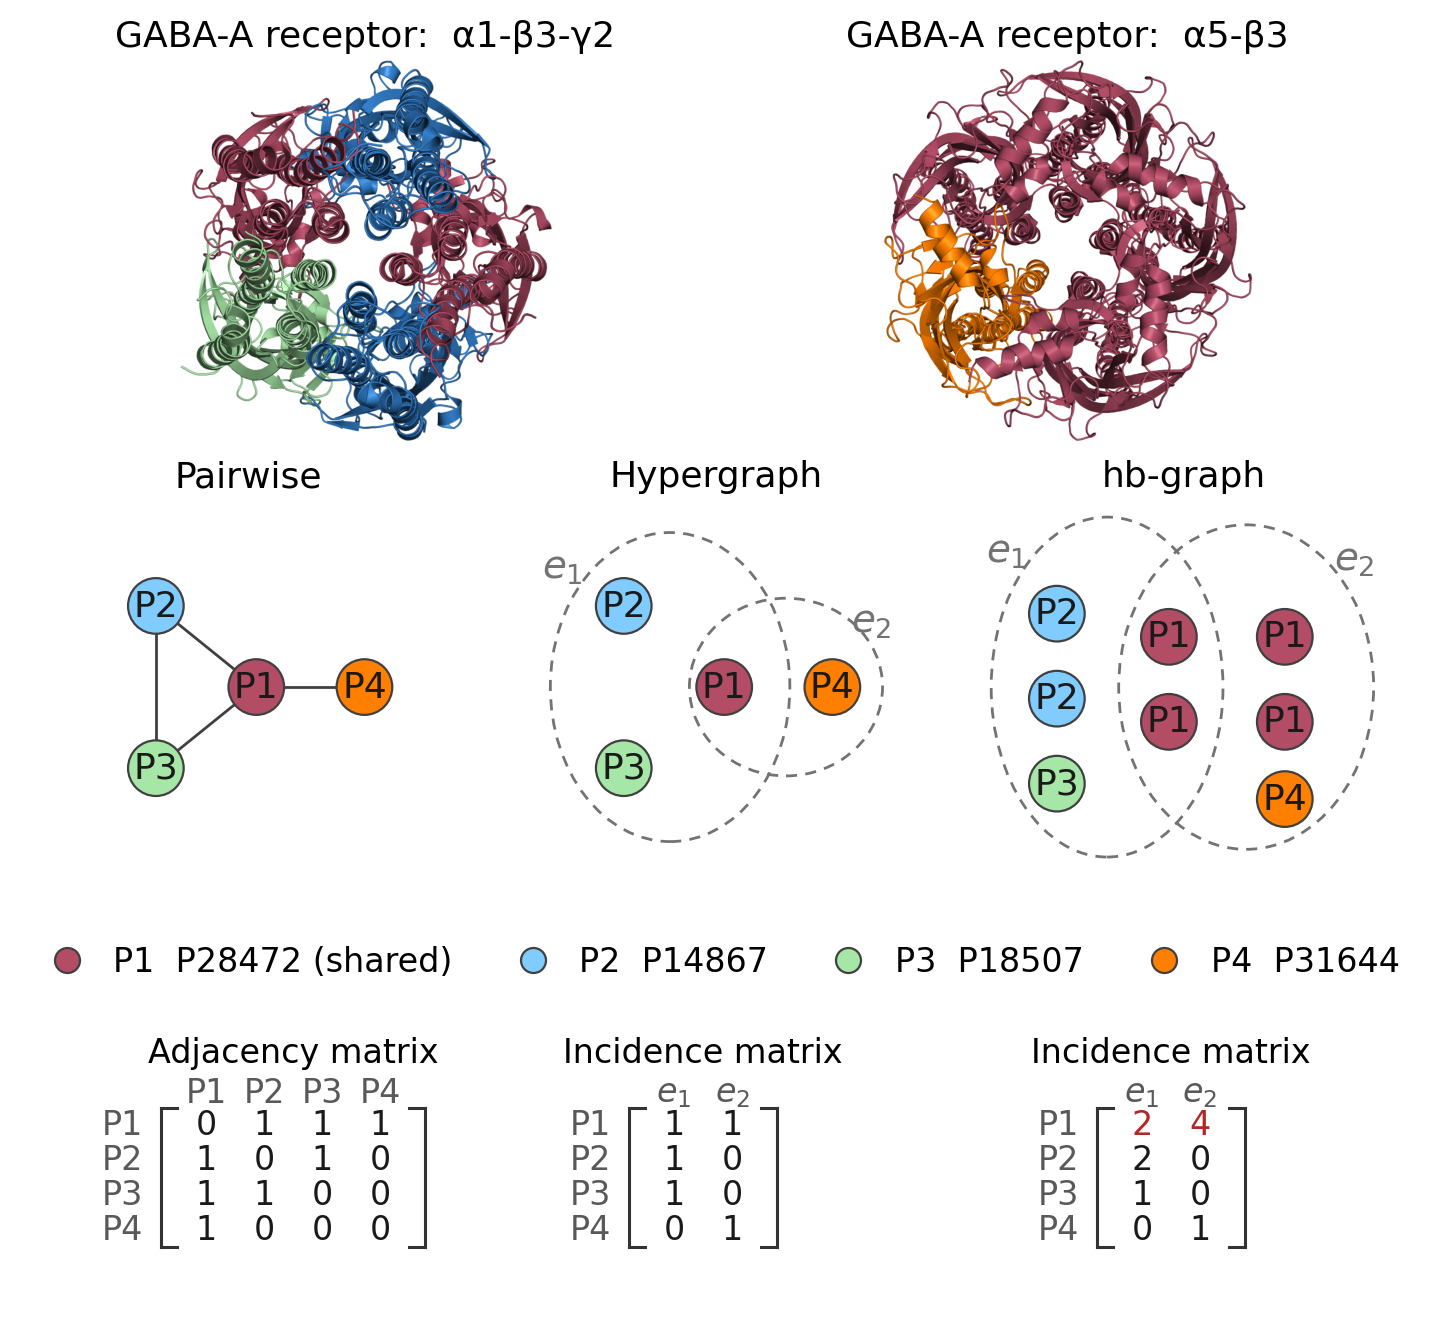

Python code for this plot:
# """
# Figure: structure -> representation -> matrix, for two GABA-A receptor complexes.

# Row 1  top-down PyMOL cartoon renders of CPX-2167 and CPX-8701
# Row 2  pairwise (merged projection) / hypergraph / hb-graph
# Row 3  adjacency matrix / incidence matrix / multiplicity-valued incidence matrix

# Proteins
#     P1  P28472  GABRB3  beta-3   shared, x2 in CPX-2167 and x4 in CPX-8701
#     P2  P14867  GABRA1  alpha-1  x2 in CPX-2167
#     P3  P18507  GABRG2  gamma-2  x1 in CPX-2167
#     P4  P31644  GABRA5  alpha-5  x1 in CPX-8701
# """

# import matplotlib
# matplotlib.use("Agg")
# import matplotlib.pyplot as plt
# from matplotlib.patches import Circle, Ellipse
# from matplotlib.lines import Line2D
# import matplotlib.image as mpimg
# import numpy as np
# from PIL import Image

# plt.rcParams.update({
#     "font.size": 12,
#     "axes.titlesize": 13,
#     "axes.labelsize": 12,
#     "xtick.labelsize": 12,
#     "ytick.labelsize": 12,
#     "font.family": "DejaVu Sans",
# })

# # PyMOL colours, so the panels match the renders exactly
# C_P1 = (0.70, 0.30, 0.40)   # raspberry, beta-3, shared
# C_P2 = (0.50, 0.80, 1.00)   # skyblue,  alpha-1
# C_P3 = (0.65, 0.90, 0.65)   # palegreen, gamma-2
# C_P4 = (1.00, 0.50, 0.00)   # orange, alpha-5

# EDGE = "0.25"
# DASH = "0.45"

# IMG1 = "/Users/anitaapplegarth/Documents/dphil/paper/cpx2167_6i53_topdown.png"
# IMG2 = "/Users/anitaapplegarth/Documents/dphil/paper/cpx8701_6a96_topdown.png"

# R = 0.058          # node radius in axes coords
# RS = 0.042         # smaller radius for the hb-graph copies


# def autocrop(path, pad=8):
#     """Trim the white border PyMOL leaves around the molecule."""
#     im = Image.open(path).convert("RGBA")
#     a = np.array(im)
#     opaque = a[:, :, 3] > 0
#     ink = (a[:, :, :3].sum(axis=2) < 720) & opaque
#     if not ink.any():
#         return np.array(im.convert("RGB"))
#     ys, xs = np.where(ink)
#     y0, y1 = max(ys.min() - pad, 0), min(ys.max() + pad, a.shape[0])
#     x0, x1 = max(xs.min() - pad, 0), min(xs.max() + pad, a.shape[1])
#     out = a[y0:y1, x0:x1]
#     rgb = out[:, :, :3].astype(float)
#     al = (out[:, :, 3:4].astype(float)) / 255.0
#     return (rgb * al + 255.0 * (1 - al)).astype("uint8")


# def node(ax, x, y, colour, label=None, r=R):
#     ax.add_patch(Circle((x, y), r, facecolor=colour, edgecolor=EDGE,
#                         linewidth=0.8, zorder=3))
#     if label:
#         ax.text(x, y, label, ha="center", va="center", fontsize=12,
#                 color="0.1", zorder=4)


# def blank(ax):
#     ax.set_xlim(0, 1)
#     ax.set_ylim(0, 1)
#     ax.set_aspect("equal")
#     ax.axis("off")


# def matrix(ax, rows, rowlabels, collabels, title):
#     """Draw a bracketed matrix with row and column labels."""
#     ax.set_xlim(0, 1)
#     ax.set_ylim(0, 1)
#     ax.axis("off")
#     ncol = len(rows[0])
#     nrow = len(rows)

#     x0, x1 = 0.34, 0.34 + 0.13 * ncol
#     ytop, ybot = 0.74, 0.74 - 0.135 * nrow
#     colx = [x0 + 0.13 * (j + 0.5) for j in range(ncol)]
#     rowy = [ytop - 0.135 * (i + 0.5) for i in range(nrow)]

#     ax.text((x0 + x1) / 2, 0.95, title, ha="center", va="center", fontsize=12)

#     for j, cl in enumerate(collabels):
#         ax.text(colx[j], ytop + 0.055, cl, ha="center", va="center",
#                 fontsize=12, color="0.35")
#     for i, rl in enumerate(rowlabels):
#         ax.text(x0 - 0.075, rowy[i], rl, ha="right", va="center",
#                 fontsize=12, color="0.35")

#     b = 0.035
#     for xb, sgn in ((x0 - 0.035, 1), (x1 + 0.035, -1)):
#         ax.add_line(Line2D([xb, xb], [ybot, ytop], color="0.2", lw=1.1))
#         ax.add_line(Line2D([xb, xb + sgn * b], [ytop, ytop], color="0.2", lw=1.1))
#         ax.add_line(Line2D([xb, xb + sgn * b], [ybot, ybot], color="0.2", lw=1.1))

#     for i in range(nrow):
#         for j in range(ncol):
#             v = rows[i][j]
#             ax.text(colx[j], rowy[i], str(v), ha="center", va="center",
#                     fontsize=12,
#                     color=(0.70, 0.15, 0.15) if (i == 0 and v not in (0, 1)) else "0.1")


# fig = plt.figure(figsize=(7.2, 6.5))
# gs = fig.add_gridspec(
#     4, 6,
#     height_ratios=[1.12, 1.12, 0.14, 0.75],
#     hspace=0.20, wspace=0.10,
#     left=0.02, right=0.98, top=0.985, bottom=0.03,
# )

# # ---------------------------------------------------------------- row 1
# axA = fig.add_subplot(gs[0, 0:3])
# axB = fig.add_subplot(gs[0, 3:6])
# for ax, path, name in ((axA, IMG1, "CPX-2167"), (axB, IMG2, "CPX-8701")):
#     ax.imshow(autocrop(path))
#     ax.axis("off")
# axA.set_title("GABA-A receptor:  α1-β3-γ2", fontsize=13, pad=4)
# axB.set_title("GABA-A receptor:  α5-β3", fontsize=13, pad=4)

# # ---------------------------------------------------------------- row 2
# # shared node geometry, identical across the pairwise and hypergraph panels
# PX = {"P2": (0.26, 0.72), "P3": (0.26, 0.30), "P1": (0.52, 0.51),
#       "P4": (0.80, 0.51)}

# ax1 = fig.add_subplot(gs[1, 0:2])
# blank(ax1)
# ax1.set_title("Pairwise", fontsize=13, pad=4)
# for a, b in (("P2", "P3"), ("P2", "P1"), ("P3", "P1"), ("P1", "P4")):
#     ax1.add_line(Line2D([PX[a][0], PX[b][0]], [PX[a][1], PX[b][1]],
#                         color=EDGE, lw=1.0, zorder=1))
# for k, c in (("P1", C_P1), ("P2", C_P2), ("P3", C_P3), ("P4", C_P4)):
#     node(ax1, *PX[k], c, k)

# ax2 = fig.add_subplot(gs[1, 2:4])
# blank(ax2)
# ax2.set_title("Hypergraph", fontsize=13, pad=4)
# ax2.add_patch(Ellipse((0.38, 0.51), 0.62, 0.80, facecolor="none",
#                       edgecolor=DASH, ls=(0, (4, 3)), lw=1.0, clip_on=False))
# ax2.add_patch(Ellipse((0.68, 0.51), 0.50, 0.46, facecolor="none",
#                       edgecolor=DASH, ls=(0, (4, 3)), lw=1.0, clip_on=False))
# for k, c in (("P1", C_P1), ("P2", C_P2), ("P3", C_P3), ("P4", C_P4)):
#     node(ax2, *PX[k], c, k)
# ax2.text(0.10, 0.82, "$e_1$", fontsize=12, color=DASH, ha="center", va="center")
# ax2.text(0.90, 0.68, "$e_2$", fontsize=12, color=DASH, ha="center", va="center")

# ax3 = fig.add_subplot(gs[1, 4:6])
# blank(ax3)
# ax3.set_title("hb-graph", fontsize=13, pad=4)
# ax3.add_patch(Ellipse((0.30, 0.51), 0.60, 0.88, facecolor="none",
#                       edgecolor=DASH, ls=(0, (4, 3)), lw=1.0, clip_on=False))
# ax3.add_patch(Ellipse((0.66, 0.51), 0.66, 0.84, facecolor="none",
#                       edgecolor=DASH, ls=(0, (4, 3)), lw=1.0, clip_on=False))
# ax3.text(0.04, 0.86, "$e_1$", fontsize=12, color=DASH, ha="center", va="center")
# ax3.text(0.94, 0.84, "$e_2$", fontsize=12, color=DASH, ha="center", va="center")

# # e1 only: P2 x2, P3 x1
# for x, y in ((0.17, 0.70), (0.17, 0.48)):
#     node(ax3, x, y, C_P2, "P2")
# node(ax3, 0.17, 0.26, C_P3, "P3")
# # intersection: the two P1 copies shared by both hyperedges
# for x, y in ((0.46, 0.64), (0.46, 0.42)):
#     node(ax3, x, y, C_P1, "P1")
# # e2 only: the other two P1 copies, plus P4
# for x, y in ((0.76, 0.64), (0.76, 0.42)):
#     node(ax3, x, y, C_P1, "P1")
# node(ax3, 0.76, 0.22, C_P4, "P4")

# # ---------------------------------------------------------------- row 3
# rl = ["P1", "P2", "P3", "P4"]
# matrix(fig.add_subplot(gs[3, 0:2]),
#        [[0, 1, 1, 1], [1, 0, 1, 0], [1, 1, 0, 0], [1, 0, 0, 0]],
#        rl, rl, "Adjacency matrix")
# matrix(fig.add_subplot(gs[3, 2:4]),
#        [[1, 1], [1, 0], [1, 0], [0, 1]],
#        rl, ["$e_1$", "$e_2$"], "Incidence matrix")
# matrix(fig.add_subplot(gs[3, 4:6]),
#        [[2, 4], [2, 0], [1, 0], [0, 1]],
#        rl, ["$e_1$", "$e_2$"], "Incidence matrix")

# # ---------------------------------------------------------------- key
# handles = [
#     Line2D([], [], marker="o", ls="none", markersize=9, markeredgecolor=EDGE,
#            markeredgewidth=0.8, markerfacecolor=C_P1, label="P1  P28472 (shared)"),
#     Line2D([], [], marker="o", ls="none", markersize=9, markeredgecolor=EDGE,
#            markeredgewidth=0.8, markerfacecolor=C_P2, label="P2  P14867"),
#     Line2D([], [], marker="o", ls="none", markersize=9, markeredgecolor=EDGE,
#            markeredgewidth=0.8, markerfacecolor=C_P3, label="P3  P18507"),
#     Line2D([], [], marker="o", ls="none", markersize=9, markeredgecolor=EDGE,
#            markeredgewidth=0.8, markerfacecolor=C_P4, label="P4  P31644"),
# ]
# axkey = fig.add_subplot(gs[2, 0:6])
# axkey.axis("off")
# axkey.legend(handles=handles, loc="center", ncol=4, frameon=False,
#              fontsize=12, handletextpad=0.4, columnspacing=1.4)

# fig.savefig("/Users/anitaapplegarth/github/dphil/protein_complexes/python/analysis/representation_figure.pdf",
#             bbox_inches="tight", dpi=300)
# fig.savefig("/Users/anitaapplegarth/github/dphil/protein_complexes/python/analysis/representation_figure.png",
#             bbox_inches="tight", dpi=200)
# print("written")

"""
Figure: structure -> representation -> matrix, for two GABA-A receptor complexes.

Row 1  top-down PyMOL cartoon renders of CPX-2167 and CPX-8701
Row 2  pairwise (merged projection) / hypergraph / hb-graph
Row 3  adjacency matrix / incidence matrix / multiplicity-valued incidence matrix

Proteins
    P1  P28472  GABRB3  beta-3   shared, x2 in CPX-2167 and x4 in CPX-8701
    P2  P14867  GABRA1  alpha-1  x2 in CPX-2167
    P3  P18507  GABRG2  gamma-2  x1 in CPX-2167
    P4  P31644  GABRA5  alpha-5  x1 in CPX-8701
"""

import matplotlib
matplotlib.use("Agg")
import matplotlib.pyplot as plt
from matplotlib.patches import Circle, Ellipse
from matplotlib.lines import Line2D
import matplotlib.image as mpimg
import numpy as np
from PIL import Image

plt.rcParams.update({
    "font.size": 12,
    "axes.titlesize": 13,
    "axes.labelsize": 12,
    "xtick.labelsize": 12,
    "ytick.labelsize": 12,
    "font.family": "DejaVu Sans",
})

# PyMOL colours, so the panels match the renders exactly
C_P1 = (0.70, 0.30, 0.40)   # raspberry, beta-3, shared
C_P2 = (0.50, 0.80, 1.00)   # skyblue,  alpha-1
C_P3 = (0.65, 0.90, 0.65)   # palegreen, gamma-2
C_P4 = (1.00, 0.50, 0.00)   # orange, alpha-5

EDGE = "0.25"
DASH = "0.45"

IMG1 = "/Users/anitaapplegarth/Documents/dphil/paper/cpx2167_6i53_topdown.png"
IMG2 = "/Users/anitaapplegarth/Documents/dphil/paper/cpx8701_6a96_topdown.png"

R = 0.072          # node radius in axes coords
RS = 0.058         # smaller radius for the hb-graph copies


def autocrop(path, pad=8):
    """Trim the white border PyMOL leaves around the molecule."""
    im = Image.open(path).convert("RGBA")
    a = np.array(im)
    opaque = a[:, :, 3] > 0
    ink = (a[:, :, :3].sum(axis=2) < 720) & opaque
    if not ink.any():
        return np.array(im.convert("RGB"))
    ys, xs = np.where(ink)
    y0, y1 = max(ys.min() - pad, 0), min(ys.max() + pad, a.shape[0])
    x0, x1 = max(xs.min() - pad, 0), min(xs.max() + pad, a.shape[1])
    out = a[y0:y1, x0:x1]
    rgb = out[:, :, :3].astype(float)
    al = (out[:, :, 3:4].astype(float)) / 255.0
    return (rgb * al + 255.0 * (1 - al)).astype("uint8")


def node(ax, x, y, colour, label=None, r=R):
    ax.add_patch(Circle((x, y), r, facecolor=colour, edgecolor=EDGE,
                        linewidth=0.8, zorder=3))
    if label:
        ax.text(x, y, label, ha="center", va="center", fontsize=13,
                color="0.1", zorder=4)


def blank(ax):
    ax.set_xlim(0, 1)
    ax.set_ylim(0, 1)
    ax.set_aspect("equal")
    ax.axis("off")


def matrix(ax, rows, rowlabels, collabels, title):
    """Draw a bracketed matrix with row and column labels."""
    ax.set_xlim(0, 1)
    ax.set_ylim(0, 1)
    ax.axis("off")
    ncol = len(rows[0])
    nrow = len(rows)

    x0, x1 = 0.34, 0.34 + 0.13 * ncol
    ytop, ybot = 0.74, 0.74 - 0.135 * nrow
    colx = [x0 + 0.13 * (j + 0.5) for j in range(ncol)]
    rowy = [ytop - 0.135 * (i + 0.5) for i in range(nrow)]

    ax.text((x0 + x1) / 2, 0.95, title, ha="center", va="center", fontsize=12)

    for j, cl in enumerate(collabels):
        ax.text(colx[j], ytop + 0.055, cl, ha="center", va="center",
                fontsize=12, color="0.35")
    for i, rl in enumerate(rowlabels):
        ax.text(x0 - 0.075, rowy[i], rl, ha="right", va="center",
                fontsize=12, color="0.35")

    b = 0.035
    for xb, sgn in ((x0 - 0.035, 1), (x1 + 0.035, -1)):
        ax.add_line(Line2D([xb, xb], [ybot, ytop], color="0.2", lw=1.1))
        ax.add_line(Line2D([xb, xb + sgn * b], [ytop, ytop], color="0.2", lw=1.1))
        ax.add_line(Line2D([xb, xb + sgn * b], [ybot, ybot], color="0.2", lw=1.1))

    for i in range(nrow):
        for j in range(ncol):
            v = rows[i][j]
            ax.text(colx[j], rowy[i], str(v), ha="center", va="center",
                    fontsize=12,
                    color=(0.70, 0.15, 0.15) if (i == 0 and v not in (0, 1)) else "0.1")


fig = plt.figure(figsize=(7.2, 6.5))
gs = fig.add_gridspec(
    4, 6,
    height_ratios=[1.12, 1.12, 0.14, 0.75],
    hspace=0.20, wspace=0.10,
    left=0.02, right=0.98, top=0.985, bottom=0.03,
)

# ---------------------------------------------------------------- row 1
axA = fig.add_subplot(gs[0, 0:3])
axB = fig.add_subplot(gs[0, 3:6])
for ax, path, name in ((axA, IMG1, "CPX-2167"), (axB, IMG2, "CPX-8701")):
    ax.imshow(autocrop(path))
    ax.axis("off")
axA.set_title("GABA-A receptor:  α1-β3-γ2", fontsize=13, pad=4)
axB.set_title("GABA-A receptor:  α5-β3", fontsize=13, pad=4)

# ---------------------------------------------------------------- row 2
# shared node geometry, identical across the pairwise and hypergraph panels
PX = {"P2": (0.26, 0.72), "P3": (0.26, 0.30), "P1": (0.52, 0.51),
      "P4": (0.80, 0.51)}

ax1 = fig.add_subplot(gs[1, 0:2])
blank(ax1)
ax1.set_title("Pairwise", fontsize=13, pad=4)
for a, b in (("P2", "P3"), ("P2", "P1"), ("P3", "P1"), ("P1", "P4")):
    ax1.add_line(Line2D([PX[a][0], PX[b][0]], [PX[a][1], PX[b][1]],
                        color=EDGE, lw=1.0, zorder=1))
for k, c in (("P1", C_P1), ("P2", C_P2), ("P3", C_P3), ("P4", C_P4)):
    node(ax1, *PX[k], c, k)

ax2 = fig.add_subplot(gs[1, 2:4])
blank(ax2)
ax2.set_title("Hypergraph", fontsize=13, pad=4)
ax2.add_patch(Ellipse((0.38, 0.51), 0.62, 0.80, facecolor="none",
                      edgecolor=DASH, ls=(0, (4, 3)), lw=1.0, clip_on=False))
ax2.add_patch(Ellipse((0.68, 0.51), 0.50, 0.46, facecolor="none",
                      edgecolor=DASH, ls=(0, (4, 3)), lw=1.0, clip_on=False))
for k, c in (("P1", C_P1), ("P2", C_P2), ("P3", C_P3), ("P4", C_P4)):
    node(ax2, *PX[k], c, k)
ax2.text(0.10, 0.82, "$e_1$", fontsize=14, color=DASH, ha="center", va="center")
ax2.text(0.90, 0.68, "$e_2$", fontsize=14, color=DASH, ha="center", va="center")

ax3 = fig.add_subplot(gs[1, 4:6])
blank(ax3)
ax3.set_title("hb-graph", fontsize=13, pad=4)
ax3.add_patch(Ellipse((0.30, 0.51), 0.60, 0.88, facecolor="none",
                      edgecolor=DASH, ls=(0, (4, 3)), lw=1.0, clip_on=False))
ax3.add_patch(Ellipse((0.66, 0.51), 0.66, 0.84, facecolor="none",
                      edgecolor=DASH, ls=(0, (4, 3)), lw=1.0, clip_on=False))
ax3.text(0.04, 0.86, "$e_1$", fontsize=14, color=DASH, ha="center", va="center")
ax3.text(0.94, 0.84, "$e_2$", fontsize=14, color=DASH, ha="center", va="center")

# e1 only: P2 x2, P3 x1
for x, y in ((0.17, 0.70), (0.17, 0.48)):
    node(ax3, x, y, C_P2, "P2")
node(ax3, 0.17, 0.26, C_P3, "P3")
# intersection: the two P1 copies shared by both hyperedges
for x, y in ((0.46, 0.64), (0.46, 0.42)):
    node(ax3, x, y, C_P1, "P1")
# e2 only: the other two P1 copies, plus P4
for x, y in ((0.76, 0.64), (0.76, 0.42)):
    node(ax3, x, y, C_P1, "P1")
node(ax3, 0.76, 0.22, C_P4, "P4")

# ---------------------------------------------------------------- row 3
rl = ["P1", "P2", "P3", "P4"]
matrix(fig.add_subplot(gs[3, 0:2]),
       [[0, 1, 1, 1], [1, 0, 1, 0], [1, 1, 0, 0], [1, 0, 0, 0]],
       rl, rl, "Adjacency matrix")
matrix(fig.add_subplot(gs[3, 2:4]),
       [[1, 1], [1, 0], [1, 0], [0, 1]],
       rl, ["$e_1$", "$e_2$"], "Incidence matrix")
matrix(fig.add_subplot(gs[3, 4:6]),
       [[2, 4], [2, 0], [1, 0], [0, 1]],
       rl, ["$e_1$", "$e_2$"], "Incidence matrix")

# ---------------------------------------------------------------- key
handles = [
    Line2D([], [], marker="o", ls="none", markersize=9, markeredgecolor=EDGE,
           markeredgewidth=0.8, markerfacecolor=C_P1, label="P1  P28472 (shared)"),
    Line2D([], [], marker="o", ls="none", markersize=9, markeredgecolor=EDGE,
           markeredgewidth=0.8, markerfacecolor=C_P2, label="P2  P14867"),
    Line2D([], [], marker="o", ls="none", markersize=9, markeredgecolor=EDGE,
           markeredgewidth=0.8, markerfacecolor=C_P3, label="P3  P18507"),
    Line2D([], [], marker="o", ls="none", markersize=9, markeredgecolor=EDGE,
           markeredgewidth=0.8, markerfacecolor=C_P4, label="P4  P31644"),
]
axkey = fig.add_subplot(gs[2, 0:6])
axkey.axis("off")
axkey.legend(handles=handles, loc="center", ncol=4, frameon=False,
             fontsize=12, handletextpad=0.4, columnspacing=1.4)

fig.savefig("/Users/anitaapplegarth/github/dphil/protein_complexes/python/analysis/representation_figure.pdf",
            bbox_inches="tight", dpi=300)
fig.savefig("/Users/anitaapplegarth/github/dphil/protein_complexes/python/analysis/representation_figure.png",
            bbox_inches="tight", dpi=200)
print("written")
